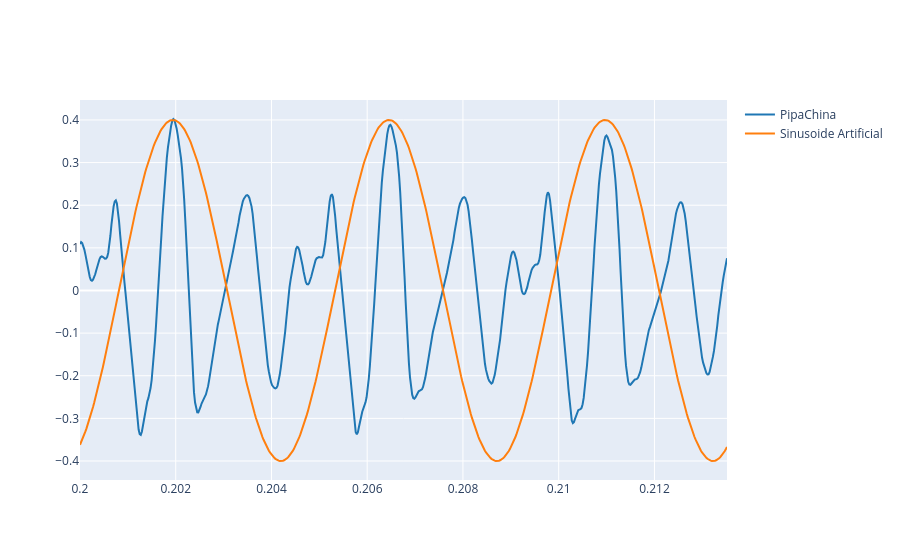

The cell this chart's notebook holds for it:
### Markdown cell above
3.1. Create a sinusoid of the same duration than the reference signal and same frequency than the fundamental frequency. Plot it along with the audio signal of the reference recording. Plot the same time segment that 2.3. Note that the sampling rate should be the same for both signals. Try to find the values of Amplitude and initial Phase that make the two signal segments plotted to match as close as possible (do not attempt to imitate the whole signal). Matching the phase is a bit tricky.

### Code cell
# Para crear una señal igual, hay que hacer una ecuacion mas o menos similar. 
# Recordemos que mi señal "PipaChina " tiene f = 221.6 Hz. 
# El audio en modo "mono" con un Sp de fs=44100.

import numpy as np

# Frecuencia fundamental medida
f = 221.6

# Eje de tiempo (misma longitud que la señal de referencia)
t = np.arange(len(ref)) / fs

# Datos de la sinusoide
A = 0.4
phi = np.pi / 2  # Fase ajustada para que los picos coincidan con los de PipaChina

# Señal (fórmula de clase: x(t) = A·cos(2πft + phi))
SinusoideArtificial = A * np.cos(2 * np.pi * f * t + phi)

# Gráfica (mismo tramo que en el 2.3)
plot_signals([ref, SinusoideArtificial], fs,
             t_start=0.20, t_end=0.21354,
             name=['PipaChina', 'Sinusoide Artificial'])

### Figure 1 — Plotly figure (JSON) as saved in the notebook; plotly's stock layout.template omitted (floating-point values rounded to 4 significant figures; data arrays with more than 128 entries replaced by an {"elided": "..."} marker saying what was removed)
{"data": [{"line": {"color": "#1f77b4", "shape": "linear"}, "mode": "lines", "name": "PipaChina", "type": "scatter", "x": {"elided": "597 float values"}, "y": {"elided": "597 float values"}}, {"line": {"color": "#ff7f0e", "shape": "linear"}, "mode": "lines", "name": "Sinusoide Artificial", "type": "scatter", "x": {"elided": "597 float values"}, "y": {"elided": "597 float values"}}], "layout": {}}
